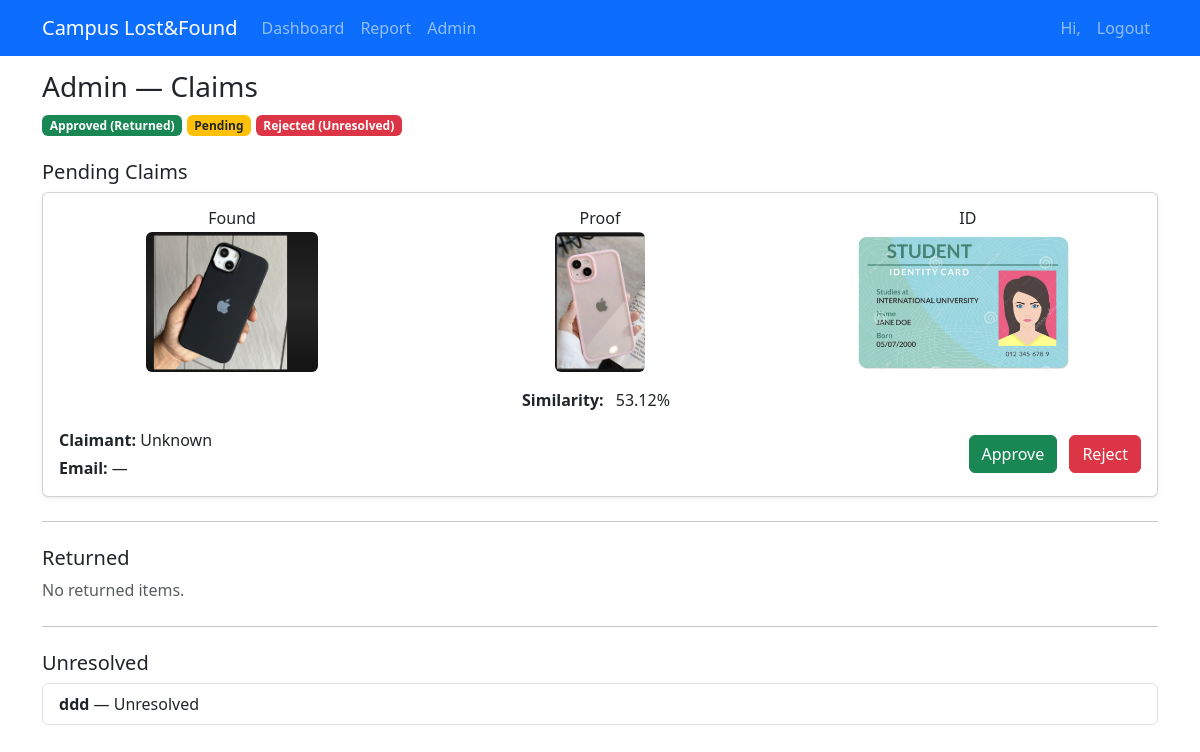
Page /admin/claims (signed in) on the committed database.
### models.py (models this page shows)
class Item(db.Model):
    id = db.Column(db.Integer, primary_key=True)
    type = db.Column(db.String(20))  # lost/found
    name = db.Column(db.String(200))
    description = db.Column(db.Text)
    location = db.Column(db.String(200))
    photo = db.Column(db.String(300))
    phash = db.Column(db.String(200))
    status = db.Column(db.String(50), default='open')  # open, pending_claim, returned, unresolved, deleted
    user_id = db.Column(db.Integer, db.ForeignKey('user.id'))
    claimed_by = db.Column(db.Integer, db.ForeignKey('user.id'), nullable=True)
    proof_photo = db.Column(db.String(300))
    id_photo = db.Column(db.String(300))
    similarity_score = db.Column(db.Float, nullable=True)
    claim_history = db.Column(db.Text, nullable=True)

### app.py (the view)
@app.route('/admin/claims')
@login_required
def admin_claims():
    if not current_user.is_admin:
        flash('Admin required','danger'); return redirect(url_for('dashboard'))
    pending = Item.query.filter_by(status='pending_claim').order_by(Item.id.desc()).all()
    returned = Item.query.filter_by(status='returned').order_by(Item.id.desc()).all()
    unresolved = Item.query.filter_by(status='unresolved').order_by(Item.id.desc()).all()
    return render_template('admin_claims.html', pending=pending, returned=returned, unresolved=unresolved)

### app.py (called while the page is built)
@login_manager.user_loader
def load_user(user_id):
    return User.query.get(int(user_id))

### templates/admin_claims.html
{% extends 'base.html' %}
{% block content %}
<h3>Admin — Claims</h3>
<p>
  <span class="badge bg-success">Approved (Returned)</span>
  <span class="badge bg-warning text-dark">Pending</span>
  <span class="badge bg-danger">Rejected (Unresolved)</span>
</p>
<h5 class="mt-4">Pending Claims</h5>
{% if pending %}
  <div class="row g-3">
    {% for it in pending %}
      <div class="col-12">
        <div class="card shadow-sm">
          <div class="card-body">
            <div class="d-flex align-items-start">
              <div class="d-flex flex-row w-100 justify-content-between">
                <div class="text-center" style="width:32%;">
                  <h6 class="mb-1">Found</h6>
                  {% if it.photo %}
                    <img src="{{ url_for('static', filename='uploads/' + it.photo) }}" class="img-fluid rounded" style="max-height:140px; object-fit:cover;">
                  {% else %}
                    <img src="{{ url_for('static', filename='uploads/placeholder.jpg') }}" class="img-fluid rounded" style="max-height:140px; object-fit:cover;">
                  {% endif %}
                </div>
                <div class="text-center" style="width:32%;">
                  <h6 class="mb-1">Proof</h6>
                  {% if it.proof_photo %}
                    <img src="{{ url_for('static', filename='uploads/' + it.proof_photo) }}" class="img-fluid rounded" style="max-height:140px; object-fit:cover;">
                  {% else %}
                    <div class="text-muted">No proof uploaded</div>
                  {% endif %}
                </div>
                <div class="text-center" style="width:32%;">
                  <h6 class="mb-1">ID</h6>
                  {% if it.id_photo %}
                    <img src="{{ url_for('static', filename='uploads/' + it.id_photo) }}" class="img-fluid rounded" style="max-height:140px; object-fit:cover;">
                  {% else %}
                    <div class="text-muted">No ID uploaded</div>
                  {% endif %}
                </div>
              </div>
            </div>
            <div class="text-center mt-3">
              <strong>Similarity:</strong>
              {% if it.similarity_score is not none %}
                <span class="mx-2">{{ it.similarity_score }}%</span>
              {% else %}
                <span class="mx-2">—</span>
              {% endif %}
            </div>
            <div class="row mt-3 align-items-center">
              <div class="col-md-6">
                <p class="mb-1"><strong>Claimant:</strong> {{ it.claimant_name or 'Unknown' }}</p>
                <p class="mb-0"><strong>Email:</strong> {{ it.claimant_email or '—' }}</p>
              </div>
              <div class="col-md-6 text-end">
                <a href="{{ url_for('admin_claim_action', item_id=it.id, action='approve') }}" class="btn btn-success me-2">Approve</a>
                <a href="{{ url_for('admin_claim_action', item_id=it.id, action='reject') }}" class="btn btn-danger">Reject</a>
              </div>
            </div>
          </div>
        </div>
      </div>
    {% endfor %}
  </div>
{% else %}
  <div class="alert alert-info">No pending claims.</div>
{% endif %}
<hr class="my-4">
<h5>Returned</h5>
{% if returned %}
  <div class="list-group mb-3">
    {% for it in returned %}
      <div class="list-group-item">
        <strong>{{ it.name }}</strong> — Returned on ID #{{ it.id }}
      </div>
    {% endfor %}
  </div>
{% else %}
  <div class="text-muted">No returned items.</div>
{% endif %}
<hr class="my-4">
<h5>Unresolved</h5>
{% if unresolved %}
  <div class="list-group mb-3">
    {% for it in unresolved %}
      <div class="list-group-item">
        <strong>{{ it.name }}</strong> — Unresolved
      </div>
    {% endfor %}
  </div>
{% else %}
  <div class="text-muted">No unresolved items.</div>
{% endif %}
{% endblock %}

### templates/base.html (style rules this page uses)
body { padding-top: 70px; }

### rows in the picture
Item: photo (picture), proof_photo (picture), id_photo (picture), similarity_score "53.12", claimant_name "Unknown", claimant_email "—"
Item: name "ddd"
